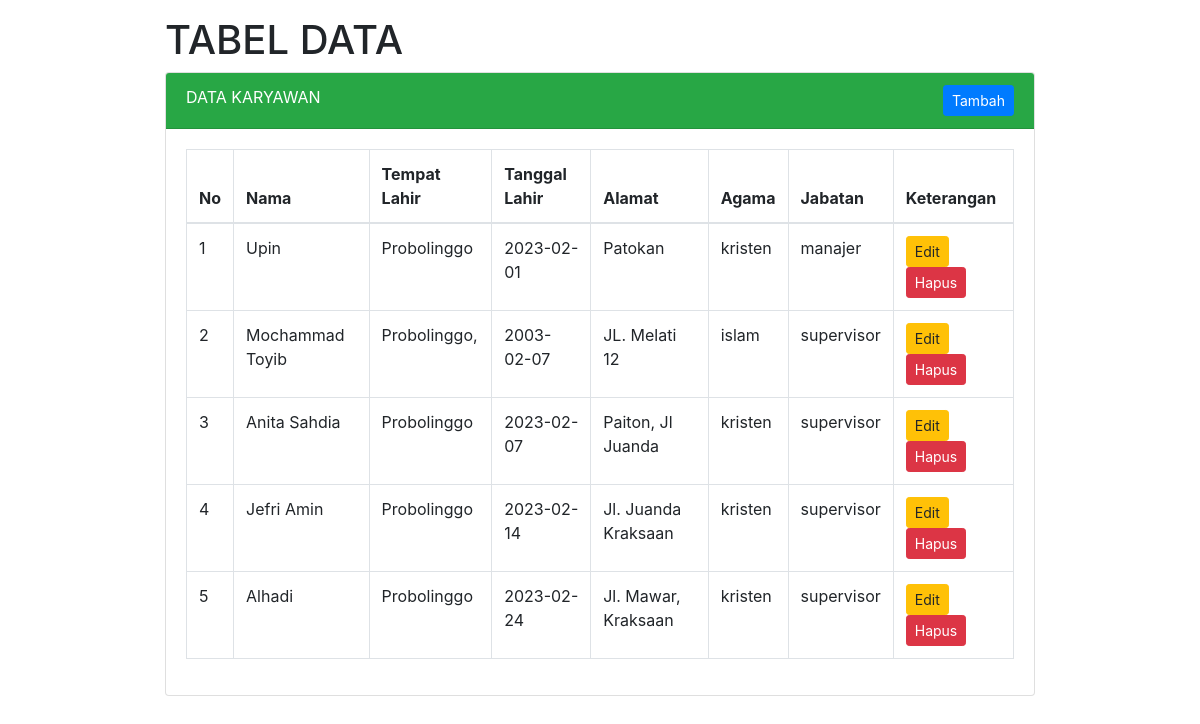
Page /karyawan/index.php on the committed database.
### tables this page shows
CREATE TABLE `pendaftar` (
  `id` int(11) UNSIGNED NOT NULL,
  `nama` varchar(50) NOT NULL,
  `tempat_lahir` varchar(50) NOT NULL,
  `tanggal_lahir` date NOT NULL,
  `alamat` text NOT NULL,
  `agama` varchar(10) NOT NULL,
  `jabatan` varchar(20) NOT NULL
);

### karyawan/index.php (the view, shortened to what this page needs)
<!DOCTYPE html>
<html>
<head>
</head>
<link rel="stylesheet" type="text/css" href="assets/css/bootstrap.min.css">
<body>
	<div class="container col-md-9 mt-3">
		<h1>TABEL DATA</h1>
		<div class="card">
			<div class="card-header bg-success text-white ">
				DATA KARYAWAN <a href="tambah.php" class="btn btn-sm btn-primary float-right">Tambah</a>
			</div>
			<div class="card-body">
				<table class="table table-bordered">
					<thead>
						<tr>
							<th>No</th>
							<th>Nama</th>
							<th>Tempat Lahir</th>
							<th>Tanggal Lahir</th>
							<th>Alamat</th>
							<th>Agama</th>
							<th>Jabatan</th>
							<th>Keterangan</th>
						</tr>
					</thead>
					<tbody>
						<?php
							include('koneksi.php');
							$datas = mysqli_query($koneksi, "select * from pendaftar") or die(mysqli_error($koneksi));
							$no = 1;
							while($row = mysqli_fetch_assoc($datas)) {
						?>
					<tr>
						<td><?= $no; ?></td>
						<td><?= $row['nama'];  ?></td>
						<td><?= $row['tempat_lahir']; ?></td>
						<td><?= $row['tanggal_lahir']; ?></td>
						<td><?= $row['alamat']; ?></td>
						<td><?= $row['agama']; ?></td>
						<td><?= $row['jabatan']; ?></td>
						<td>
								<a href="edit.php?id=<?= $row['id']; ?>" class="btn btn-sm btn-warning">Edit</a>
								<a href="hapus.php?id=<?= $row['id']; ?>" class="btn btn-sm btn-danger" onclick="return confirm('anda yakin ingin hapus?');">Hapus</a>
						</td>
					</tr>
						<?php $no++; } ?>
					</tbody>
				</table>
			</div>
		</div>
	</div>
</body>
</html>

### rows in the picture
pendaftar: nama "Upin", tempat_lahir "Probolinggo", tanggal_lahir "2023-02-01", alamat "Patokan", agama "kristen", jabatan "manajer"
pendaftar: nama "Mochammad Toyib", tempat_lahir "Probolinggo,", tanggal_lahir "2003-02-07", alamat "JL. Melati 12", agama "islam", jabatan "supervisor"
pendaftar: nama "Anita Sahdia", tempat_lahir "Probolinggo", tanggal_lahir "2023-02-07", alamat "Paiton, Jl Juanda", agama "kristen", jabatan "supervisor"
pendaftar: nama "Jefri Amin", tempat_lahir "Probolinggo", tanggal_lahir "2023-02-14", alamat "Jl. Juanda Kraksaan", agama "kristen", jabatan "supervisor"
pendaftar: nama "Alhadi", tempat_lahir "Probolinggo", tanggal_lahir "2023-02-24", alamat "Jl. Mawar, Kraksaan", agama "kristen", jabatan "supervisor"
